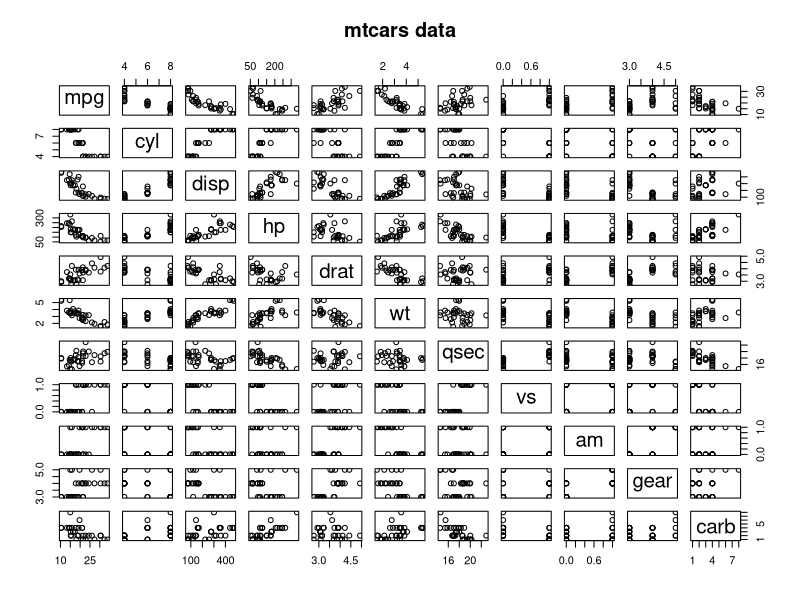
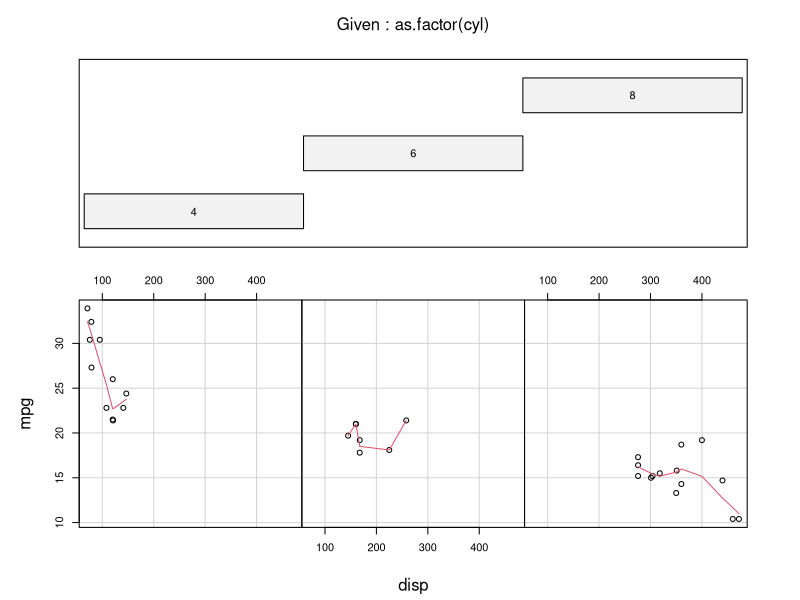

These figures' R source, in order: (Note: this script raises an error after producing the figures.)
#http://www.theanalysisfactor.com/r-glm-model-fit/
#The glm() command is designed to perform on binary outcome data
#GLM model are an extension of linear regression models that allow the dependent 
#variable to be non-normal.


	pairs(mtcars, main = "mtcars data")
	coplot(mpg ~ disp | as.factor(cyl), data = mtcars,panel = panel.smooth, rows = 1)

	?mtcars

#Multiple Regression
	model <- glm(formula= vs ~ wt + disp , data=mtcars, family=binomial)
	summary(model)
# can see that more weight, more vs
#              more disp less VS ( V or straight) 

#What is the probability that this engine is S -Straight
	newdata = data.frame(wt = 2.1, disp = 180)
	predict(model, newdata, type="response")

# more weight, more probability of VS
	newdata = data.frame(wt = 3.1, disp = 180)
	predict(model, newdata, type="response")

# more disp, less probability of VS
	newdata = data.frame(wt = 3.1, disp = 280)
	predict(model, newdata, type="response")

-----------
#PLOT
	model_weight<- glm(formula= vs ~ wt, data=mtcars, family=binomial)
	yweight <- predict(model_weight, list(wt = xweight),type="response")
	xweight <- seq(0, 6, 0.01)
	plot(mtcars$wt, mtcars$vs, pch = 16, xlab = "WEIGHT (g)", ylab = "VS")
	lines(xweight, yweight)


